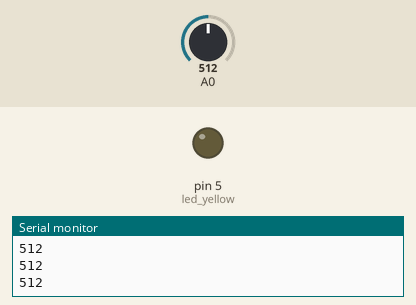
Simulated run of this sketch. Board: Arduino Uno, built with avr-gcc and run on an emulated ATmega328P. Shown: output pins drawn as LEDs (lit = HIGH), the last lines printed to the serial monitor. The inputs (shaded band) are chosen by the test bench; at power-on: A0 = 512.

Above: at 1.2 s.
1.3 s: A0 set to 312
2.8 s: A0 set to 286
At 4.0 s:
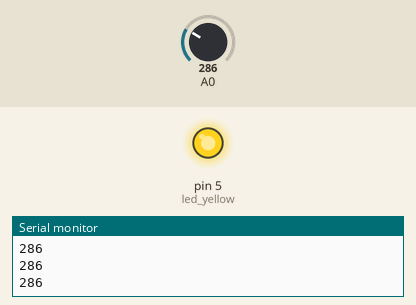
4.3 s: A0 set to 306
At 5.2 s:
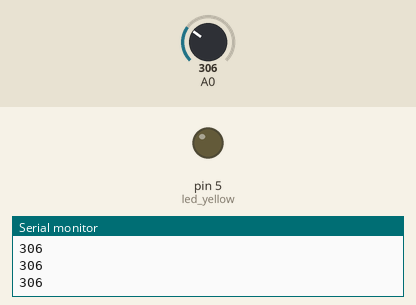
5.8 s: A0 set to 290
At 6.4 s:
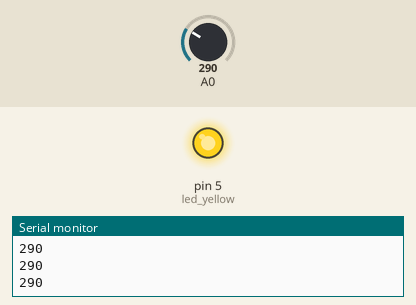
Timing chart, 0 to 8.3 s (numbered marks = the images above; inputs shaded):
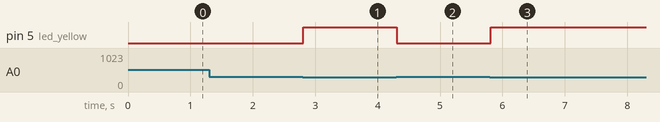

Measured:
- the behaviour switches between 300 and 299 on A0 (found by bisection; images 0 and 1)
- after the input at 2.8 s, pin 5 (led_yellow): LOW → HIGH at once
- after the input at 4.3 s, pin 5 (led_yellow): HIGH → LOW at once
- after the input at 5.8 s, pin 5 (led_yellow): LOW → HIGH at once

The sketch:

Sensor_lumiere.ino
```cpp
int light;
const int led_yellow = 5;
void setup() {
  // put your setup code here, to run once:
  Serial.begin(9600);
  pinMode(led_yellow, OUTPUT);
}

void loop() {
  // put your main code here, to run repeatedly:
  light = analogRead(0);
  Serial.println(light);
  if(light < 300)
    digitalWrite(led_yellow, HIGH);
  else
    digitalWrite(led_yellow, LOW);
}
```
